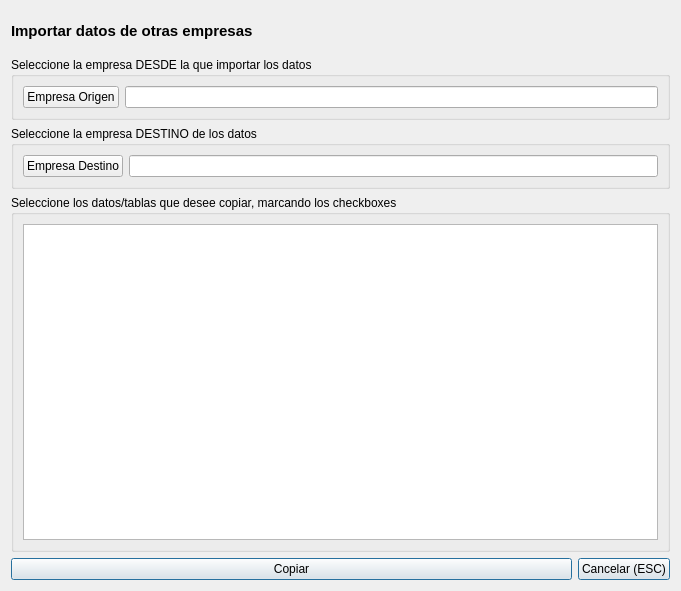
<?xml version="1.0" encoding="UTF-8"?>
<ui version="4.0">
 <class>Form</class>
 <widget class="QWidget" name="Form">
  <property name="geometry">
   <rect>
    <x>0</x>
    <y>0</y>
    <width>681</width>
    <height>591</height>
   </rect>
  </property>
  <property name="windowTitle">
   <string>Valores de entorno de usuario</string>
  </property>
  <property name="windowIcon">
   <iconset>
    <normaloff>:/aplicacion/images/alephLogoIcon.ico</normaloff>:/aplicacion/images/alephLogoIcon.ico</iconset>
  </property>
  <layout class="QGridLayout" name="gridLayout_3">
   <item row="0" column="0">
    <layout class="QHBoxLayout" name="horizontalLayout">
     <item>
      <widget class="QLabel" name="label">
       <property name="font">
        <font>
         <pointsize>11</pointsize>
         <weight>75</weight>
         <bold>true</bold>
        </font>
       </property>
       <property name="text">
        <string>Importar datos de otras empresas</string>
       </property>
      </widget>
     </item>
     <item>
      <spacer name="horizontalSpacer_2">
       <property name="orientation">
        <enum>Qt::Horizontal</enum>
       </property>
       <property name="sizeHint" stdset="0">
        <size>
         <width>20</width>
         <height>40</height>
        </size>
       </property>
      </spacer>
     </item>
    </layout>
   </item>
   <item row="1" column="0" colspan="2">
    <widget class="QGroupBox" name="groupBox">
     <property name="title">
      <string>Seleccione la empresa DESDE la que importar los datos</string>
     </property>
     <layout class="QGridLayout" name="gridLayout">
      <item row="0" column="0">
       <widget class="DBChooseRecordButton" name="dbcrbEmpresaOrigen">
        <property name="text">
         <string>Empresa Origen</string>
        </property>
        <property name="tableName">
         <string>empresas</string>
        </property>
        <property name="scriptExecuteAfterChoose">
         <string>setEmpresaOrigen</string>
        </property>
       </widget>
      </item>
      <item row="0" column="1">
       <widget class="QLineEdit" name="txtEmpresaOrigen">
        <property name="readOnly">
         <bool>true</bool>
        </property>
       </widget>
      </item>
     </layout>
    </widget>
   </item>
   <item row="2" column="0" colspan="2">
    <widget class="QGroupBox" name="groupBox_2">
     <property name="title">
      <string>Seleccione la empresa DESTINO de los datos</string>
     </property>
     <layout class="QGridLayout" name="gridLayout_2">
      <item row="0" column="0">
       <widget class="DBChooseRecordButton" name="dbcrbEmpresaDestino">
        <property name="text">
         <string>Empresa Destino</string>
        </property>
        <property name="tableName">
         <string>empresas</string>
        </property>
        <property name="scriptExecuteAfterChoose">
         <string>setEmpresaDestino</string>
        </property>
       </widget>
      </item>
      <item row="0" column="1">
       <widget class="QLineEdit" name="txtEmpresaDestino">
        <property name="readOnly">
         <bool>true</bool>
        </property>
       </widget>
      </item>
     </layout>
    </widget>
   </item>
   <item row="3" column="0" colspan="2">
    <widget class="QGroupBox" name="groupBox_3">
     <property name="title">
      <string>Seleccione los datos/tablas que desee copiar, marcando los checkboxes</string>
     </property>
     <layout class="QHBoxLayout" name="horizontalLayout_2">
      <item>
       <widget class="DBListView" name="dbListView">
        <property name="tableName">
         <string>metadatas</string>
        </property>
        <property name="itemCheckBox">
         <bool>true</bool>
        </property>
       </widget>
      </item>
     </layout>
    </widget>
   </item>
   <item row="4" column="0">
    <widget class="QPushButton" name="pbAceptar">
     <property name="toolTip">
      <string>Cierra la ventana de avisos</string>
     </property>
     <property name="text">
      <string>Copiar</string>
     </property>
     <property name="icon">
      <iconset>
       <normaloff>:/button_ok.png</normaloff>:/button_ok.png</iconset>
     </property>
     <property name="shortcut">
      <string>F12</string>
     </property>
     <property name="autoDefault">
      <bool>true</bool>
     </property>
     <property name="default">
      <bool>true</bool>
     </property>
    </widget>
   </item>
   <item row="4" column="1">
    <widget class="QPushButton" name="pbCancelar">
     <property name="toolTip">
      <string>Cierra la ventana de avisos</string>
     </property>
     <property name="text">
      <string>Cancelar (ESC)</string>
     </property>
     <property name="icon">
      <iconset>
       <normaloff>:/generales/images/delete.png</normaloff>:/generales/images/delete.png</iconset>
     </property>
     <property name="shortcut">
      <string>Esc</string>
     </property>
     <property name="autoDefault">
      <bool>true</bool>
     </property>
     <property name="default">
      <bool>true</bool>
     </property>
    </widget>
   </item>
  </layout>
 </widget>
 <customwidgets>
  <customwidget>
   <class>DBChooseRecordButton</class>
   <extends>QPushButton</extends>
   <header>widgets/dbchooserecordbutton.h</header>
  </customwidget>
  <customwidget>
   <class>DBListView</class>
   <extends>QListView</extends>
   <header>widgets/dblistview.h</header>
  </customwidget>
 </customwidgets>
 <resources>
  <include location="../src/alepherp/build/bin/resources/gmp/resources_aleph.qrc"/>
  <include location="../../resources/resources.qrc"/>
 </resources>
 <connections/>
</ui>
